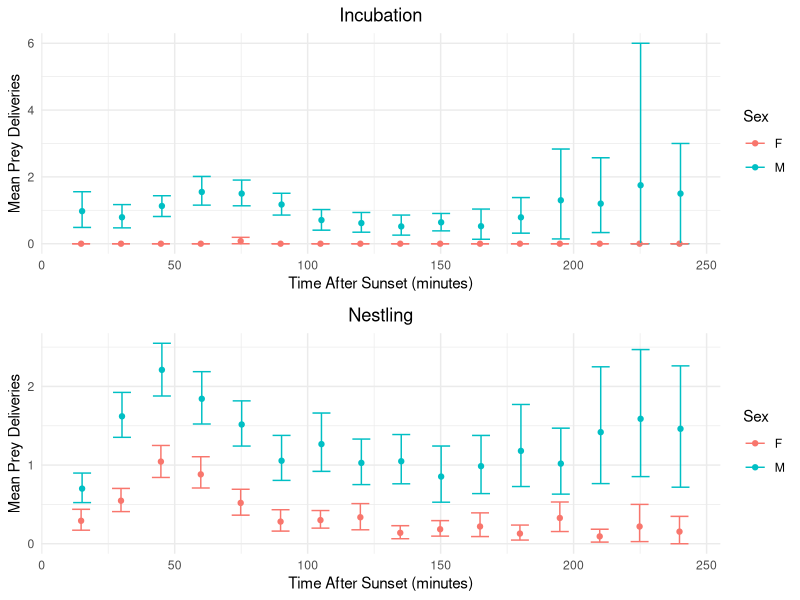
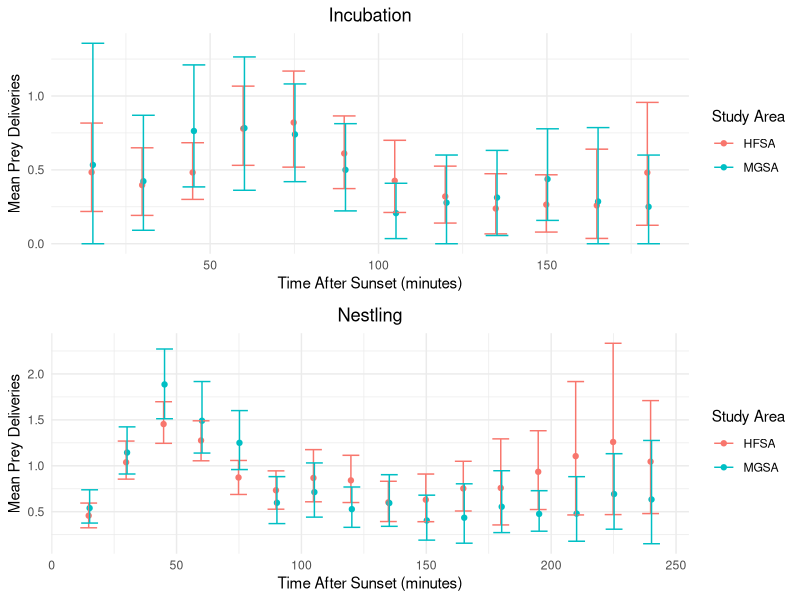

Generate these figures, in order, with R:
## ---- chunk 1
# LaTex
#install.packages("tinytex")

# Data manipulation and visualization
install.packages("tidyverse", repos='http://cran.us.r-project.org')
install.packages("gridExtra", repos='http://cran.us.r-project.org')

## ---- chunk 2
# LaTex
#library(tinytex)
#tinytex::install_tinytex()

# Data manipulation and visualization
library(tidyverse)
library(gridExtra)

## ---- chunk 3

#' getCI
#' 
#' @param vec a vector
#' @param n_samp number of times to sample data
#'
#' @return upper and lower bootstrap confidence intervals
#' 
#'
#' @examples
#'    getCI(1:20, 2000)
#' @export

getCI <- function(vec, n_samp=1000) {
  smp <- replicate(n_samp, mean(sample(vec, replace = TRUE), na.rm = TRUE))
  CIs <-quantile(smp, c(0.025, 0.975), na.rm = T)
  return(CIs)
}

## ---- chunk 4


pdOriginal <- read.csv("../data/pd_main.csv")


#rename the first column, which imported with a special character
names(pdOriginal)[1] <- "nest"


## ---- chunk 5

pdMF <- pdOriginal %>%
  separate(col = nest, into = c("study_site", "territory"), sep = 1, remove = TRUE) %>%
  filter(sex == "M" | sex == "F")

## ---- chunk 6

pd_str <- str(pdMF)

unique(pdMF$t180) #at least one cell has an asterisk after the value
unique(pdMF$t225) #same here
unique(pdMF$nest_age) #"pred" and "" can be converted to NA

## ---- chunk 7
#remove asterisks
pdClean <- pdMF %>%
  mutate(t180 = gsub("\\*", "", t180)) %>%
  mutate(t225 = gsub("\\*", "", t225))


#change these columns to numeric
pdClean$t180 <- as.integer(pdClean$t180)
pdClean$t225 <- as.integer(pdClean$t225)
pdClean$nest_age <- as.integer(pdClean$nest_age) 

#warning here is ok--NAs are replacing "pred" and "" values

## ---- chunk 8

# Create independent dfs for M (nestling and incubation stage) and F (nestling and incubation state). 

#select relevant columns, add column for stage, rename study sites, drop NAs
pdStage1 <- pdClean %>%
  dplyr::select(sex, nest_age, t15:t240) %>%
  mutate(
    stage =
      ifelse(nest_age < 22, "incubation", "nestling")) %>%
  drop_na(stage)

#change column names to remove "t" in front of time interval
colnames(pdStage1) <- c("sex", "nest_age", "15", "30", "45", "60", "75", "90", "105", "120", "135", "150", "165", "180", "195", "210", "225", "240", "stage")

#create independent dfs for each study site and stage
pdM_inc <- pdStage1 %>%
  filter(sex =="M", stage == "incubation") %>%
  dplyr::select('15':'240')

pdM_nest <- pdStage1 %>% 
  filter(sex =="M", stage == "nestling") %>%
  dplyr::select('15':'240')

pdF_inc <- pdStage1 %>%
  filter(sex =="F", stage == "incubation") %>%
  dplyr::select('15':'240')
         
pdF_nest <- pdStage1 %>%
  filter(sex =="F", stage == "nestling") %>%
  dplyr::select('15':'240')

## ---- chunk 9

meanM_inc <- data.frame(
  time = as.numeric(colnames(pdM_inc)),
  M_incubation = colMeans(pdM_inc, na.rm = TRUE))

meanM_nest <- data.frame(
  time = as.numeric(colnames(pdM_nest)),
  M_nestling = colMeans(pdM_nest, na.rm = TRUE))

meanF_inc <- data.frame(
  time = as.numeric(colnames(pdF_inc)),
  F_incubation = colMeans(pdF_inc, na.rm = TRUE))

meanF_nest <- data.frame(
  time = as.numeric(colnames(pdF_nest)),
  F_nestling = colMeans(pdF_nest, na.rm = TRUE))

## ---- chunk 10
meanMF <- data.frame(
  time = as.numeric(colnames(pdM_inc)),
  M_incubation = colMeans(pdM_inc, na.rm = TRUE),
  M_nestling = colMeans(pdM_nest, na.rm = TRUE),
  F_incubation = colMeans(pdF_inc, na.rm = TRUE),
  F_nestling = colMeans(pdF_nest, na.rm = TRUE)
)

## ---- chunk 11

#now apply it across the columns of PD data
ciM_inc <- apply(pdM_inc, 2, FUN = getCI)
ciM_nest <- apply(pdM_nest, 2, FUN = getCI)
ciF_inc <- apply(pdF_inc, 2, FUN = getCI)
ciF_nest <- apply(pdF_nest, 2, FUN = getCI)
## ---- chunk 12

ciInc_sex <- data.frame(
    sex = c(rep("M", nrow(meanM_inc)), rep("F", nrow(meanF_inc))),
    mean = c(colMeans(pdM_inc, na.rm = TRUE), colMeans(pdF_inc, na.rm = TRUE)),
    ci_l = c(ciM_inc[1,], ciF_inc[1,]),
    ci_h = c(ciM_inc[2,], ciF_inc[2,]),
    time = c(as.numeric(rownames(meanM_inc)), as.numeric(rownames(meanF_inc))),
    stage = "Incubation")


ciNest_sex <- data.frame(
    sex = c(rep("M", nrow(meanM_nest)), rep("F", nrow(meanF_nest))),
    mean = c(colMeans(pdM_nest, na.rm = TRUE), colMeans(pdF_nest, na.rm = TRUE)),
    ci_l = c(ciM_nest[1,], ciF_nest[1,]),
    ci_h = c(ciM_nest[2,], ciF_nest[2,]),
    time = c(as.numeric(rownames(meanM_nest)), as.numeric(rownames(meanF_nest))),
    stage = "Nestling")
    
ciAll_sex <- rbind(ciInc_sex, ciNest_sex)

## ---- chunk 13

plotInc_sex <- ggplot(data = ciInc_sex) +
  geom_point(aes(x = time, y = mean, color = sex, group = sex),
             position = position_dodge(width=0.75)) +
  geom_errorbar(aes(x=time, ymax = ci_h, ymin=ci_l, color = sex, 
                    group = sex),
                position = position_dodge(width=0.75)) +
  labs(x = "Time After Sunset (minutes)", y = "Mean Prey Deliveries", 
       title = "Incubation", color = "Sex") +
  theme_minimal() +
  theme(plot.title = element_text(hjust = 0.5))

## ---- chunk 14

plotNest_sex <- ggplot(data = ciNest_sex) +
  geom_point(aes(x = time, y = mean, color = sex, group = sex),
             position = position_dodge(width=0.75)) +
  geom_errorbar(aes(x=time, ymax = ci_h, ymin=ci_l, color = sex, 
                    group = sex),
                position = position_dodge(width=0.75)) +
  labs(x = "Time After Sunset (minutes)", y = "Mean Prey Deliveries", 
       title = "Nestling", color = "Sex") +
  theme_minimal() +
  theme(plot.title = element_text(hjust = 0.5))

## ---- chunk 15

grid.arrange(plotInc_sex, plotNest_sex)

## ---- chunk 16

t.test(meanF_inc$F_incubation, meanM_inc$M_incubation)

## ---- chunk 17

t.test(meanF_nest$F_nestling, meanM_nest$M_nestling)

## ---- chunk 18

pdHM <- pdClean %>%
  filter(study_site == "B" | study_site == "C", sex == "M")

## ---- chunk 19

#create independet dfs for HFSA (nestling and incubation stage) and MGSA (nestling and incubation state). 

#select relevant columns, add column for stage, rename study sites, drop NAs
pdStage <- pdClean %>%
  dplyr::select(study_site, nest_age, t15:t240) %>%
  mutate(
    stage =
      ifelse(nest_age < 22, "incubation", "nestling"),
    study_site =
      ifelse(study_site == "B", "MGSA", "HFSA")) %>%
  drop_na(stage)

#change column names to remove "t" in front of time interval
colnames(pdStage) <- c("study_site", "nest_age", "15", "30", "45", "60", "75", "90", "105", "120", "135", "150", "165", "180", "195", "210", "225", "240", "stage")

#create independent dfs for each study site and stage
pdHFSA_inc <- pdStage %>%
  filter(study_site =="HFSA", stage == "incubation") %>%
  dplyr::select('15':'240')

pdHFSA_nest <- pdStage %>% 
  filter(study_site =="HFSA", stage == "nestling") %>%
  dplyr::select('15':'240')

pdMGSA_inc <- pdStage %>%
  filter(study_site =="MGSA", stage == "incubation") %>%
  dplyr::select('15':'240')
         
pdMGSA_nest <- pdStage %>%
  filter(study_site =="MGSA", stage == "nestling") %>%
  dplyr::select('15':'240')


## ---- chunk 20

meanHFSA_inc <- data.frame(
  time = as.numeric(colnames(pdHFSA_inc)),
  HFSA_incubation = colMeans(pdHFSA_inc, na.rm = TRUE))

meanHFSA_nest <- data.frame(
  time = as.numeric(colnames(pdHFSA_nest)),
  HFSA_nestling = colMeans(pdHFSA_nest, na.rm = TRUE))

meanMGSA_inc <- data.frame(
  time = as.numeric(colnames(pdMGSA_inc)),
  MGSA_incubation = colMeans(pdMGSA_inc, na.rm = TRUE))

meanMGSA_nest <- data.frame(
  time = as.numeric(colnames(pdMGSA_nest)),
  MGSA_nestling = colMeans(pdMGSA_nest, na.rm = TRUE))

## ---- chunk 21
meanAll <- data.frame(
  time = as.numeric(colnames(pdHFSA_inc)),
  HFSA_incubation = colMeans(pdHFSA_inc, na.rm = TRUE),
  HFSA_nestling = colMeans(pdHFSA_nest, na.rm = TRUE),
  MGSA_incubation = colMeans(pdMGSA_inc, na.rm = TRUE),
  MGSA_nestling = colMeans(pdMGSA_nest, na.rm = TRUE)
)

## ---- chunk 22

#now apply it across the columns of PD data
ciHFSA_inc <- apply(pdHFSA_inc, 2, FUN = getCI)
ciHFSA_nest <- apply(pdHFSA_nest, 2, FUN = getCI)
ciMGSA_inc <- apply(pdMGSA_inc, 2, FUN = getCI)
ciMGSA_nest <- apply(pdMGSA_nest, 2, FUN = getCI)
## ---- chunk 23

ciInc <- filter(
  data.frame(
    study_area = c(rep("HFSA", nrow(meanHFSA_inc)), rep("MGSA", nrow(meanMGSA_inc))),
    mean = c(colMeans(pdHFSA_inc, na.rm = TRUE), colMeans(pdMGSA_inc, na.rm = TRUE)),
    ci_l = c(ciHFSA_inc[1,], ciMGSA_inc[1,]),
    ci_h = c(ciHFSA_inc[2,], ciMGSA_inc[2,]),
    time = c(as.numeric(rownames(meanHFSA_inc)), as.numeric(rownames(meanMGSA_inc))),
    stage = "Incubation"),
  time <= 180)


ciNest <- data.frame(
    study_area = c(rep("HFSA", nrow(meanHFSA_nest)), rep("MGSA", nrow(meanMGSA_nest))),
    mean = c(colMeans(pdHFSA_nest, na.rm = TRUE), colMeans(pdMGSA_nest, na.rm = TRUE)),
    ci_l = c(ciHFSA_nest[1,], ciMGSA_nest[1,]),
    ci_h = c(ciHFSA_nest[2,], ciMGSA_nest[2,]),
    time = c(as.numeric(rownames(meanHFSA_nest)), as.numeric(rownames(meanMGSA_nest))),
    stage = "Nestling")
    
ciAll <- rbind(ciInc, ciNest)

## ---- chunk 24

plotInc <- ggplot(data = ciInc) +
  geom_point(aes(x = time, y = mean, color = study_area, group = study_area),
             position = position_dodge(width=0.75)) +
  geom_errorbar(aes(x=time, ymax = ci_h, ymin=ci_l, color = study_area, 
                    group = study_area),
                position = position_dodge(width=0.75)) +
  labs(x = "Time After Sunset (minutes)", y = "Mean Prey Deliveries", 
       title = "Incubation", color = "Study Area") +
  theme_minimal() +
  theme(plot.title = element_text(hjust = 0.5))

## ---- chunk 25

plotNest <- ggplot(data = ciNest) +
  geom_point(aes(x = time, y = mean, color = study_area, group = study_area),
             position = position_dodge(width=0.75)) +
  geom_errorbar(aes(x=time, ymax = ci_h, ymin=ci_l, color = study_area, 
                    group = study_area),
                position = position_dodge(width=0.75)) +
  labs(x = "Time After Sunset (minutes)", y = "Mean Prey Deliveries", 
       title = "Nestling", color = "Study Area") +
  theme_minimal() +
  theme(plot.title = element_text(hjust = 0.5))

## ---- chunk 26

plotAll <- ggplot(data = ciAll) +
  geom_point(aes(x = time, y = mean, color = study_area, group = study_area),
             position = position_dodge(width=0.75)) +
  geom_errorbar(aes(x=time, ymax = ci_h, ymin=ci_l, color = study_area, 
                    group = study_area),
                position = position_dodge(width=0.75)) +
  labs(x = "Time After Sunset (minutes)", y = "Mean Prey Deliveries", 
       title = "Average Prey Deliveries Throughout Night", color = "Study Area") +
  theme_minimal() +
  theme(plot.title = element_text(hjust = 0.5)) +
  facet_grid(~ stage)

## ---- chunk 27

grid.arrange(plotInc, plotNest)

## ---- chunk 28

t.test(meanHFSA_inc$HFSA_incubation, meanMGSA_inc$MGSA_incubation)

## ---- chunk 29

t.test(meanHFSA_nest$HFSA_nestling, meanMGSA_nest$MGSA_nestling)
